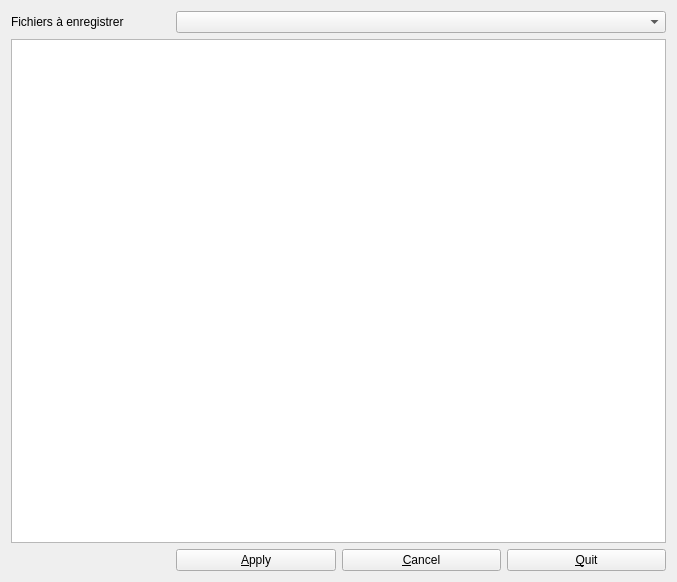
<?xml version="1.0" encoding="UTF-8"?>
<ui version="4.0">
 <class>PreviewWidget</class>
 <widget class="QWidget" name="PreviewWidget">
  <property name="geometry">
   <rect>
    <x>0</x>
    <y>0</y>
    <width>677</width>
    <height>582</height>
   </rect>
  </property>
  <property name="windowTitle">
   <string>Prévisualisation</string>
  </property>
  <layout class="QGridLayout" name="gridLayout">
   <item row="0" column="0">
    <widget class="QLabel" name="comboLabel">
     <property name="text">
      <string>Fichiers à enregistrer</string>
     </property>
     <property name="wordWrap">
      <bool>true</bool>
     </property>
    </widget>
   </item>
   <item row="0" column="1" colspan="3">
    <widget class="QComboBox" name="comboBox"/>
   </item>
   <item row="1" column="0" colspan="4">
    <widget class="QTextEdit" name="textEdit"/>
   </item>
   <item row="2" column="1">
    <widget class="QPushButton" name="applyButton">
     <property name="text">
      <string>&amp;Apply</string>
     </property>
    </widget>
   </item>
   <item row="2" column="2">
    <widget class="QPushButton" name="cancelButton">
     <property name="text">
      <string>&amp;Cancel</string>
     </property>
    </widget>
   </item>
   <item row="2" column="3">
    <widget class="QPushButton" name="quitButton">
     <property name="text">
      <string>&amp;Quit</string>
     </property>
    </widget>
   </item>
  </layout>
 </widget>
 <resources/>
 <connections/>
</ui>
